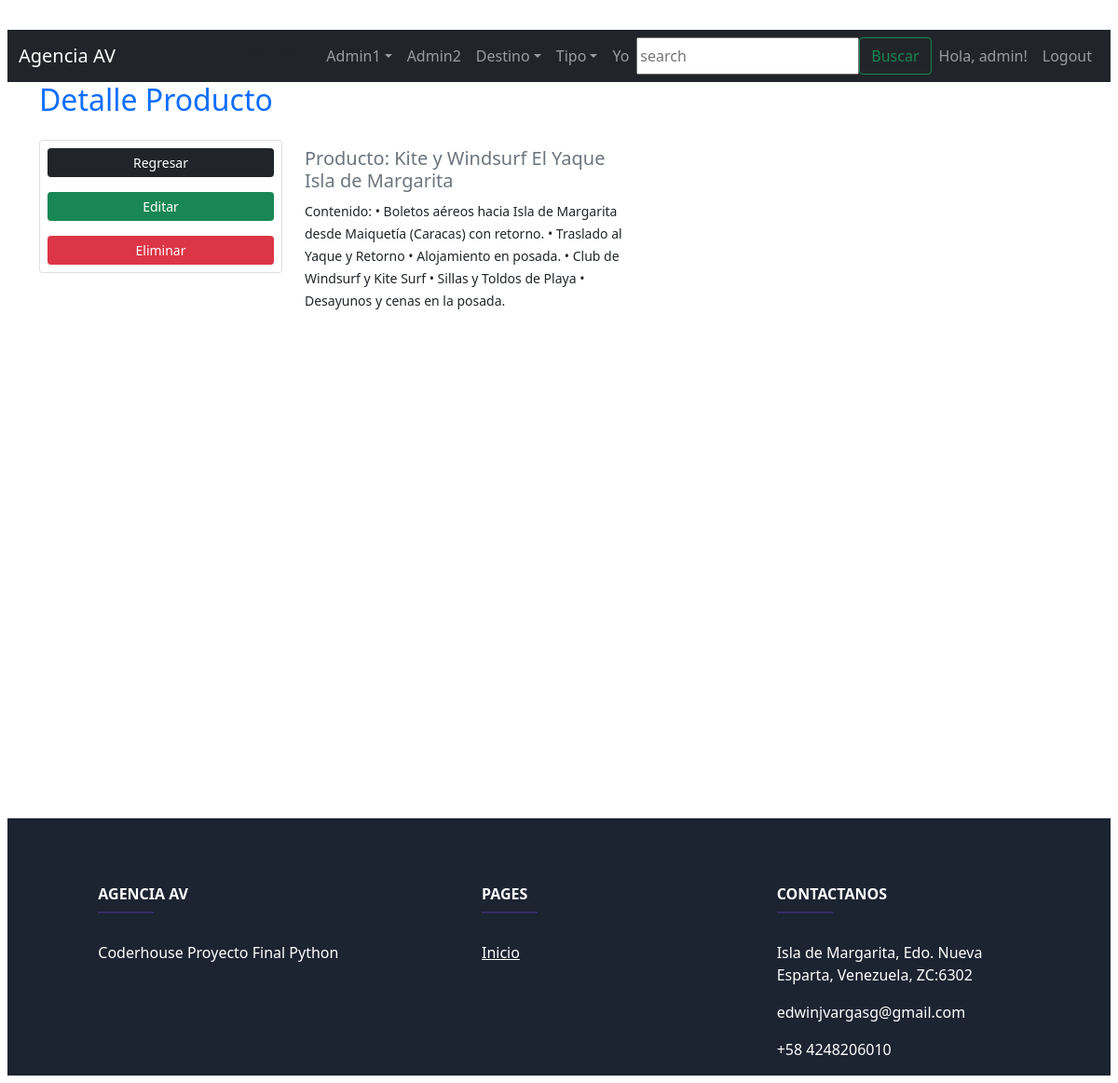
Page /packages/product_read/1/ (signed in) on the committed database.
### apps/packages/models.py (models this page shows, shortened)
class Product(models.Model):
    title = models.CharField(max_length=150)
    content = models.TextField(max_length=2000, blank=True)
    category = models.ForeignKey(Category, on_delete=models.CASCADE)
    classification = models.ForeignKey(Classification, on_delete=models.CASCADE)
    assignee = models.ForeignKey(User, null=True,blank=True, on_delete=models.SET_NULL)
    image = models.ImageField(blank = True, upload_to = 'img/')
    class Meta:
        ordering = ["-title"]
        permissions = (
        ("can_add_data","can add a new data"),
        )

### apps/packages/views.py (the view)
# urls.py: path('product_read/<id>/', product_read, name='product_read'),
@login_required
def product_read(request, id):
    products = Product.objects.get(pk = id)
    context = {'products': products}
    return render(request, 'packages/product_read.html', context)

### apps/packages/templates/packages/product_read.html (shortened to what this page needs)
{% extends 'base.html' %}
{% load static %}
{% block content %}
<div class="container mb-4">
        <div class="row">
            <div class="col-12">
                <h2 class="font-weight-bold heading text-primary mb-6">Detalle Producto</h2>
            </div>
            <div class="col-md-3 mt-3">
                <div class="card">
                    <a href="{% url 'product_list' %}" class="m-2 btn btn-dark btn-sm">Regresar</a>
                    <a href="{% url 'product_update' products.id %}" class="m-2 btn btn-success btn-sm">Editar</a>
                    <a href="{% url 'product_delete' products.id %}" class="m-2 btn btn-danger btn-sm">Eliminar</a>
            </div>
        </div>
            <div class="col-md-4">
                <div style="height: 90vh">
                    <h5 class="text-muted">Producto: {{ products.title }}</h5>
                    <small>Contenido: {{ products.content }}</small><br>
                </div>
            </div>
        </div>
    </div>
{% endblock %}

### templates/base.html (shortened to what this page needs)
<!DOCTYPE html>
<html lang="en">
<head>
    <link href=
"https://cdn.jsdelivr.net/npm/bootstrap@5.0.2/dist/css/bootstrap.min.css"
          rel="stylesheet">
</head>
<body class="m-2">
    <div class="text-center">
        <br>
        <nav class="navbar navbar-expand-lg navbar-dark bg-dark">
            <div class="container-fluid">
                <a class="navbar-brand" href="{% url 'home' %}">Agencia AV</a>
                <div>
                    <ul class="navbar-nav">
                               {% if user.is_authenticated %}
                               <span>Hola {{ request.user.username | title }}</span>
                               <li class="nav-item dropdown"><a class="nav-link dropdown-toggle" href="#" data-bs-toggle="dropdown">Admin1</a>
                                <li class="line-dash"><a class="nav-link" href="{% url 'admin:index' %}">Admin2</a></li>
                                <li class="nav-item dropdown"><a class="nav-link dropdown-toggle" href="#" data-bs-toggle="dropdown">Destino</a>
                                <li class="nav-item dropdown"><a class="nav-link dropdown-toggle" href="#" data-bs-toggle="dropdown">Tipo</a>
                                <li class="line-dash"><a class="nav-link" href="{% url 'about' %}">Yo</a></li>
                               <form class="d-flex" role="search" method="POST" action="{% url 'product_search' %}">
                                  <input class="container-1" type="search" placeholder="search" name="searching">
                                  <button class="btn btn-outline-success" type="submit">Buscar</button>
                                </form>
                               <li class="line-dash"><a class="nav-link" href="{% url 'user_update' %}">Hola, {{ user }}!</a></li>
                               <li class="line-dash"><a class="nav-link" href="{% url 'user_logout' %}">Logout</a></li>
                              </ul>
                            {% endif %}
                </div>
            </div>
        </nav>
    </div>
</body>
<body>
  {% block content %}
  {% endblock %}
</body>
<footer
    class="text-center text-lg-start text-white"
    style="background-color: #1c2331"
    >
<section>
<div style="padding-right:20px;">
</div>
</section>
<section class="">
<div class="container text-md-start mt-5">
  <div class="row mt-3">
    <div class="col-md-3 col-lg-4 col-xl-3 mx-auto mb-4">
      <h6 class="text-uppercase fw-bold">Agencia AV</h6>
      <hr
          class="mb-4 mt-0 d-inline-block mx-auto"
          style="width: 60px; background-color: #7c4dff; height: 2px"
          />
      <p style="text-align:left;">
        Coderhouse Proyecto Final Python
      </p>
    </div>
    <div class="col-md-3 col-lg-2 col-xl-2 mx-auto mb-4 text-left">
      <h6 class="text-uppercase fw-bold">Pages</h6>
      <hr
          class="mb-4 mt-0 d-inline-block mx-auto"
          style="width: 60px; background-color: #7c4dff; height: 2px"
          />
          <div style="text-align:left;">
            <a href="{% url 'home' %}" class="text-white">Inicio</a><br>
          </div>
    </div>
    <div class="col-md-4 col-lg-3 col-xl-3 mx-auto mb-md-0 mb-4 text-left" >
      <h6 class="text-uppercase fw-bold">Contactanos</h6>
      <hr
          class="mb-4 mt-0 d-inline-block mx-auto"
          style="width: 60px; background-color: #7c4dff; height: 2px"
          />
          <div style="text-align:left;">
            <p> Isla de Margarita, Edo. Nueva Esparta, Venezuela, ZC:6302</p>
            <p> edwinjvargasg@gmail.com</p>
            <p> +58 4248206010</p>
          </div>
    </div>
  </div>
</div>
</section>
</footer>
</body>
</html>

### rows in the picture
Product: title "Kite y Windsurf El Yaque Isla de Margarita", content "• Boletos aéreos hacia Isla de Margarita desde Maiquetía (Caracas) con retorno. • Traslado al Yaque y Retorno • Alojamiento en posada. • Club de Windsurf y Kite Surf • Sillas y Toldos de Playa • Desayunos y cenas en la posada."

### other values in the picture
{{ user }} "admin"
